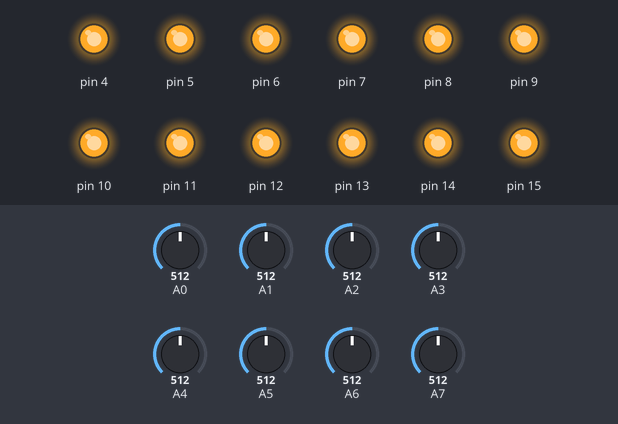
Recording of a sketch running on a simulated Arduino Uno, built with avr-gcc and run on an emulated ATmega328P. On the bench: output pins drawn as LEDs (lit = HIGH). The inputs (shaded band) are chosen by the test bench; at power-on: A0 = 512, A1 = 512, A2 = 512, A3 = 512, A4 = 512, A5 = 512, A6 = 512, A7 = 512. What the sketch prints to the serial monitor is not drawn.

Above: at 0.11 s.
At 2.73 s:
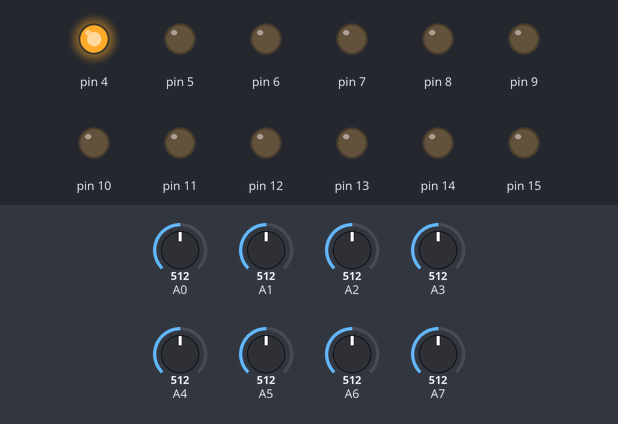
Timing chart, 0 to 3.0 s (numbered marks = the images above):
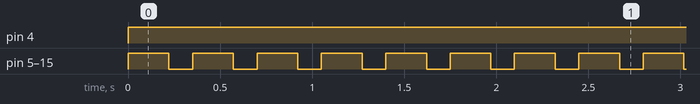

The sketch:

testCapSoilMoisSens.ino
```cpp
#define NUMSENSORS 12
int maxVal[NUMSENSORS];
int minVal[NUMSENSORS];
int val[NUMSENSORS];
void setup() {
  // put your setup code here, to run once:
  Serial.begin(115200); //begin serial
  while (!Serial) {
    ; // wait for serial port to connect. Needed for native USB port only
  }
  for (int i = 4; i < (NUMSENSORS + 4); i++) {
    pinMode(i, OUTPUT);
  }
  memset(maxVal, 0, sizeof(maxVal));
  memset(minVal, 600, sizeof(minVal));
}

void loop() {
  // put your main code here, to run repeatedly:
  for (int i = 4; i < (NUMSENSORS + 4); i++) {
    digitalWrite(i, HIGH);
  }
  delay(100); // wait for sensors to stabilize
  for (int i = 0; i < NUMSENSORS ; i++) {
    val[i] = analogRead(i); //connect sensor to Analog 0
    if (val[i] > maxVal[i]){
      maxVal[i] = val[i];
    }
    else if (val[i] < minVal[i]){
      minVal[i] = val[i];
    }
    delay(10);
  }

  for (int i = 5; i <= (NUMSENSORS + 4); i++) {
    digitalWrite(i, LOW);
  }

  for (int i = 0; i < NUMSENSORS; i++) {
    Serial.print(i);
    Serial.print(": ");
    Serial.print(val[i]); //print the value to serial port
    Serial.print(", ");
    Serial.print(minVal[i]);
    Serial.print(", ");
    Serial.println(maxVal[i]);
    delay(10);
  }
  Serial.println("-----");
  //delay(750);
}
```

Measured:
- by itself, pin 4: LOW → HIGH at 0.00 s
- by itself, pin 5–15: alternates HIGH for 0.22 s and LOW for 0.13 s
